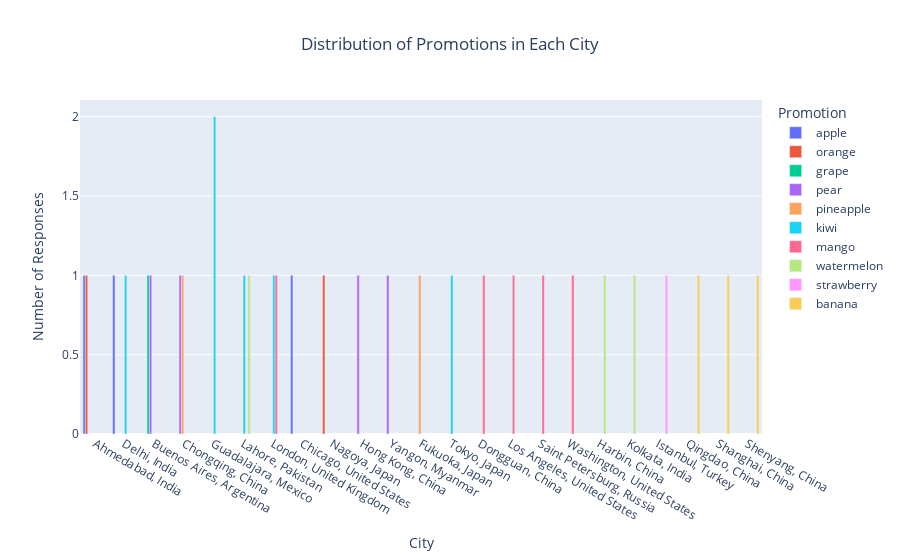

This figure's notebook cell:
### Code cell
# Plots of Data insights

plt.figure(figsize=(10, 6))
plt.bar(response_rate['Promotion'], response_rate['Response Percentage'], color='skyblue')
plt.xlabel('Promotion')
plt.ylabel('Response Rate')
plt.title('Response Rate for Each Promotion')
plt.xticks(rotation=45, ha='right')
plt.tight_layout()
plt.show()

# Create a grouped bar chart using Plotly
fig = px.bar(promotions_by_city, x='City', y='Count', color='Promotion', 
             title='Distribution of Promotions in Each City',
             labels={'City': 'City', 'Count': 'Number of Responses', 'Promotion': 'Promotion'},
             barmode='group')

# Update layout for better visualization
fig.update_layout(xaxis={'categoryorder':'total descending'}, 
                  xaxis_title='City', yaxis_title='Number of Responses', 
                  legend_title='Promotion', title_x=0.5)

# Show the plot
fig.show()

### Figure 1 — Plotly figure (JSON) as saved in the notebook; plotly's stock layout.template omitted (floating-point values rounded to 4 significant figures)
{"data": [{"alignmentgroup": "True", "hovertemplate": "Promotion=apple<br>City=%{x}<br>Number of Responses=%{y}<extra></extra>", "legendgroup": "apple", "marker": {"color": "#636efa", "pattern": {"shape": ""}}, "name": "apple", "offsetgroup": "apple", "orientation": "v", "showlegend": true, "textposition": "auto", "type": "bar", "x": ["Ahmedabad, India", "Chicago, United States", "Delhi, India"], "xaxis": "x", "y": [1, 1, 1], "yaxis": "y"}, {"alignmentgroup": "True", "hovertemplate": "Promotion=orange<br>City=%{x}<br>Number of Responses=%{y}<extra></extra>", "legendgroup": "orange", "marker": {"color": "#EF553B", "pattern": {"shape": ""}}, "name": "orange", "offsetgroup": "orange", "orientation": "v", "showlegend": true, "textposition": "auto", "type": "bar", "x": ["Ahmedabad, India", "Nagoya, Japan"], "xaxis": "x", "y": [1, 1], "yaxis": "y"}, {"alignmentgroup": "True", "hovertemplate": "Promotion=grape<br>City=%{x}<br>Number of Responses=%{y}<extra></extra>", "legendgroup": "grape", "marker": {"color": "#00cc96", "pattern": {"shape": ""}}, "name": "grape", "offsetgroup": "grape", "orientation": "v", "showlegend": true, "textposition": "auto", "type": "bar", "x": ["Buenos Aires, Argentina"], "xaxis": "x", "y": [1], "yaxis": "y"}, {"alignmentgroup": "True", "hovertemplate": "Promotion=pear<br>City=%{x}<br>Number of Responses=%{y}<extra></extra>", "legendgroup": "pear", "marker": {"color": "#ab63fa", "pattern": {"shape": ""}}, "name": "pear", "offsetgroup": "pear", "orientation": "v", "showlegend": true, "textposition": "auto", "type": "bar", "x": ["Buenos Aires, Argentina", "Chongqing, China", "Hong Kong, China", "Yangon, Myanmar"], "xaxis": "x", "y": [1, 1, 1, 1], "yaxis": "y"}, {"alignmentgroup": "True", "hovertemplate": "Promotion=pineapple<br>City=%{x}<br>Number of Responses=%{y}<extra></extra>", "legendgroup": "pineapple", "marker": {"color": "#FFA15A", "pattern": {"shape": ""}}, "name": "pineapple", "offsetgroup": "pineapple", "orientation": "v", "showlegend": true, "textposition": "auto", "type": "bar", "x": ["Chongqing, China", "Fukuoka, Japan"], "xaxis": "x", "y": [1, 1], "yaxis": "y"}, {"alignmentgroup": "True", "hovertemplate": "Promotion=kiwi<br>City=%{x}<br>Number of Responses=%{y}<extra></extra>", "legendgroup": "kiwi", "marker": {"color": "#19d3f3", "pattern": {"shape": ""}}, "name": "kiwi", "offsetgroup": "kiwi", "orientation": "v", "showlegend": true, "textposition": "auto", "type": "bar", "x": ["Delhi, India", "Guadalajara, Mexico", "Lahore, Pakistan", "London, United Kingdom", "Tokyo, Japan"], "xaxis": "x", "y": [1, 2, 1, 1, 1], "yaxis": "y"}, {"alignmentgroup": "True", "hovertemplate": "Promotion=mango<br>City=%{x}<br>Number of Responses=%{y}<extra></extra>", "legendgroup": "mango", "marker": {"color": "#FF6692", "pattern": {"shape": ""}}, "name": "mango", "offsetgroup": "mango", "orientation": "v", "showlegend": true, "textposition": "auto", "type": "bar", "x": ["Dongguan, China", "London, United Kingdom", "Los Angeles, United States", "Saint Petersburg, Russia", "Washington, United States"], "xaxis": "x", "y": [1, 1, 1, 1, 1], "yaxis": "y"}, {"alignmentgroup": "True", "hovertemplate": "Promotion=watermelon<br>City=%{x}<br>Number of Responses=%{y}<extra></extra>", "legendgroup": "watermelon", "marker": {"color": "#B6E880", "pattern": {"shape": ""}}, "name": "watermelon", "offsetgroup": "watermelon", "orientation": "v", "showlegend": true, "textposition": "auto", "type": "bar", "x": ["Harbin, China", "Kolkata, India", "Lahore, Pakistan"], "xaxis": "x", "y": [1, 1, 1], "yaxis": "y"}, {"alignmentgroup": "True", "hovertemplate": "Promotion=strawberry<br>City=%{x}<br>Number of Responses=%{y}<extra></extra>", "legendgroup": "strawberry", "marker": {"color": "#FF97FF", "pattern": {"shape": ""}}, "name": "strawberry", "offsetgroup": "strawberry", "orientation": "v", "showlegend": true, "textposition": "auto", "type": "bar", "x": ["Istanbul, Turkey"], "xaxis": "x", "y": [1], "yaxis": "y"}, {"alignmentgroup": "True", "hovertemplate": "Promotion=banana<br>City=%{x}<br>Number of Responses=%{y}<extra></extra>", "legendgroup": "banana", "marker": {"color": "#FECB52", "pattern": {"shape": ""}}, "name": "banana", "offsetgroup": "banana", "orientation": "v", "showlegend": true, "textposition": "auto", "type": "bar", "x": ["Qingdao, China", "Shanghai, China", "Shenyang, China"], "xaxis": "x", "y": [1, 1, 1], "yaxis": "y"}], "layout": {"barmode": "group", "legend": {"title": {"text": "Promotion"}, "tracegroupgap": 0}, "title": {"text": "Distribution of Promotions in Each City", "x": 0.5}, "xaxis": {"anchor": "y", "categoryorder": "total descending", "domain": [0, 1], "title": {"text": "City"}}, "yaxis": {"anchor": "x", "domain": [0, 1], "title": {"text": "Number of Responses"}}}}
